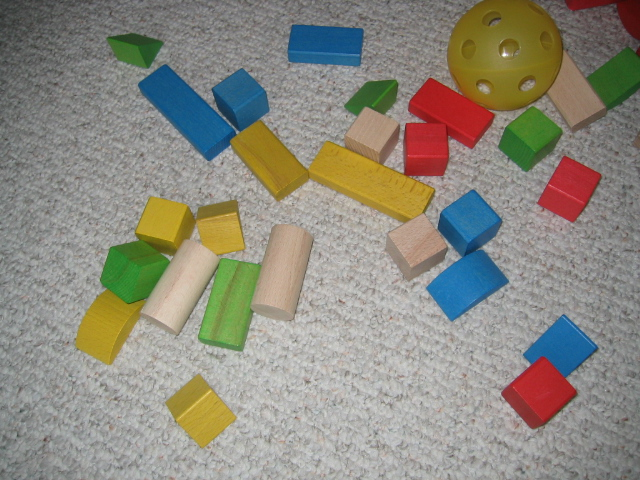
#> input picture image_retrieval/data/ukbench00010.jpg, 640 x 480 px
$ python -i utils.py   (imports and definitions only)
#> lines starting #> are read from the running program, lines starting #| are printed output that depends on the picture
#> further down, picture is the input picture: shape (480, 640, 3); mean B, G, R 126.3, 137.9, 140.7
"""
Module with all the useful utils.
"""

import os

import cv2
import numpy as np

import matplotlib.pyplot as plt


# [121 lines left out: functions read_rgb_image, plot_image, plot_hist, calculate_precision, calculate_recall, plot_pr_curve and 1 more, not called in this run]


def calculate_hist_per_channel(image):
    """
    Calculates normalized histograms per channel (R, G, B) for the given image.
    :param image: Target image.
    :return: np.array with calculated histogram for each channel.
    """
    r, g, b = image[:, :, 0], image[:, :, 1], image[:, :, 2]
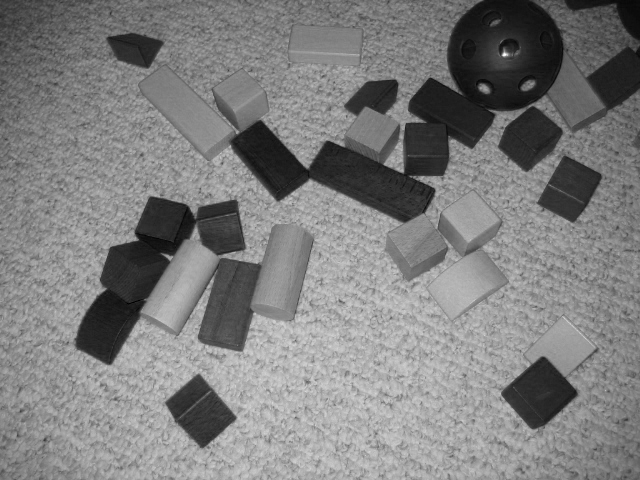
#> r: shape (480, 640); min 0, max 255, mean 126.3
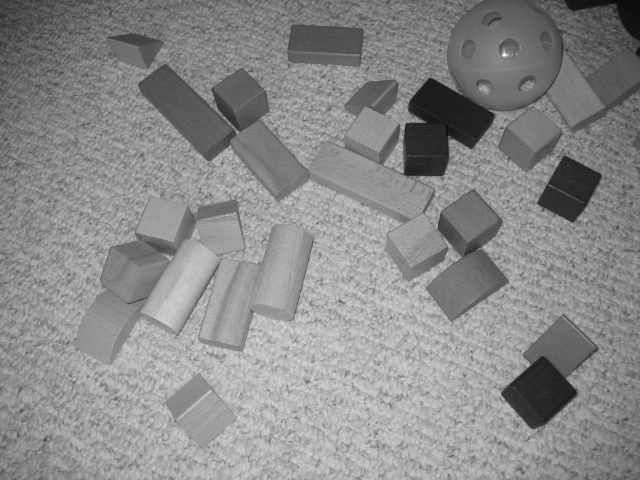
#> g: shape (480, 640); min 8, max 255, mean 137.9
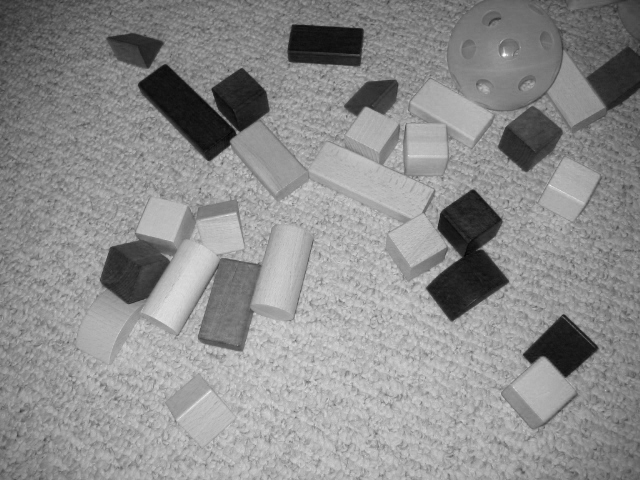
#> b: shape (480, 640); min 4, max 254, mean 140.7

    r_calc = dict(zip(*np.unique(r.flatten(), return_counts=True)))
#> r_calc = 222 items
    r_hist = [r_calc[i] if i in r_calc else 0 for i in range(256)]
#> r_hist = 256 values, max 3405 at index 141, min 0 at index 3, mean 1200
    r_normalized = r_hist / np.linalg.norm(r_hist)
#> r_normalized = 256 values, max 0.127 at index 141, min 0 at index 3, mean 0.0448

    g_calc = dict(zip(*np.unique(g.flatten(), return_counts=True)))
#> g_calc = 217 items
    g_hist = [g_calc[i] if i in g_calc else 0 for i in range(256)]
#> g_hist = 256 values, max 3794 at index 151, min 0 at index 0, mean 1200
    g_normalized = g_hist / np.linalg.norm(g_hist)
#> g_normalized = 256 values, max 0.135 at index 151, min 0 at index 0, mean 0.0427

    b_calc = dict(zip(*np.unique(b.flatten(), return_counts=True)))
#> b_calc = 234 items
    b_hist = [b_calc[i] if i in b_calc else 0 for i in range(256)]
#> b_hist = 256 values, max 3768 at index 176, min 0 at index 0, mean 1200
    b_normalized = b_hist / np.linalg.norm(b_hist)
#> b_normalized = 256 values, max 0.134 at index 176, min 0 at index 0, mean 0.0428

    rgb_planes = cv2.split(image)
    histSize = 256
    histRange = (0, 256)  # the upper boundary is exclusive
    accumulate = False
    r_hist_opencv = cv2.calcHist(rgb_planes, [0], None, [histSize], histRange, accumulate=accumulate)
#> r_hist_opencv has the same summary as r_hist
    g_hist_opencv = cv2.calcHist(rgb_planes, [1], None, [histSize], histRange, accumulate=accumulate)
#> g_hist_opencv has the same summary as g_hist
    b_hist_opencv = cv2.calcHist(rgb_planes, [2], None, [histSize], histRange, accumulate=accumulate)
#> b_hist_opencv has the same summary as b_hist

    # Testing if my histogram calculation is the same as in OpenCV
    assert (r_hist_opencv[:, 0] == r_hist).all()
    assert (g_hist_opencv[:, 0] == g_hist).all()
    assert (b_hist_opencv[:, 0] == b_hist).all()

    return np.vstack([r_normalized, g_normalized, b_normalized])


# [8 lines left out: function l2_distance, not called in this run]

>>> import cv2
>>> picture = cv2.imread('data/ukbench00010.jpg')
>>> result = calculate_hist_per_channel(picture)

$ run again, on image_retrieval/data/ukbench00069.jpg
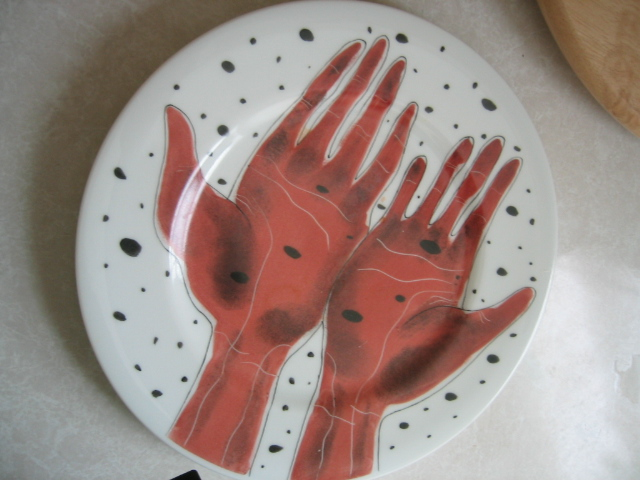
#> input picture image_retrieval/data/ukbench00069.jpg, 640 x 480 px
#> picture is the input picture: shape (480, 640, 3); mean B, G, R 133.5, 139.5, 158.1
#> in calculate_hist_per_channel, `r, g, b = image[:, :, 0], image[:, :, 1], image[:, :, 2]`:
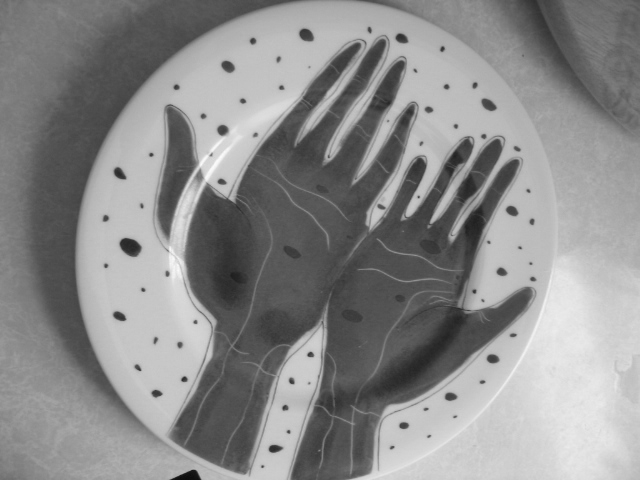
#> g: shape (480, 640); min 12, max 251, mean 139.5
#> in calculate_hist_per_channel, `r, g, b = image[:, :, 0], image[:, :, 1], image[:, :, 2]`:
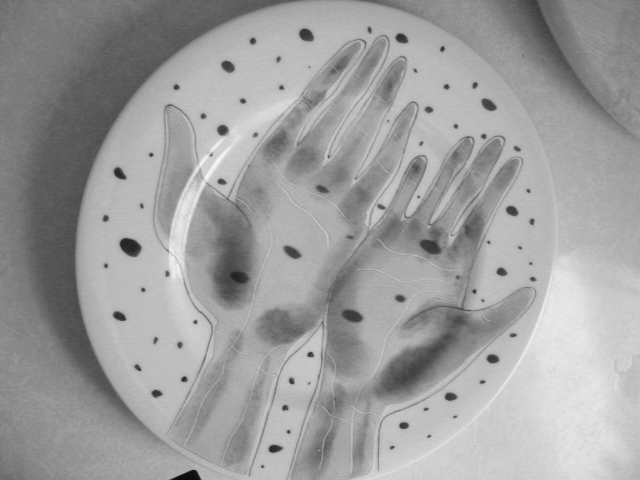
#> b: shape (480, 640); min 8, max 248, mean 158.1
#> r_calc = 247 items
#> r_hist = 256 values, max 4791 at index 69, min 0 at index 0, mean 1200
#> r_normalized = 256 values, max 0.181 at index 69, min 0 at index 0, mean 0.0453
#> g_calc = 240 items
#> g_hist = 256 values, max 5285 at index 80, min 0 at index 0, mean 1200
#> g_normalized = 256 values, max 0.195 at index 80, min 0 at index 0, mean 0.0443
#> b_calc = 240 items
#> b_hist = 256 values, max 5729 at index 188, min 0 at index 0, mean 1200
#> b_normalized = 256 values, max 0.203 at index 188, min 0 at index 0, mean 0.0426
#> r_hist_opencv has the same summary as r_hist
#> g_hist_opencv has the same summary as g_hist
#> b_hist_opencv has the same summary as b_hist
